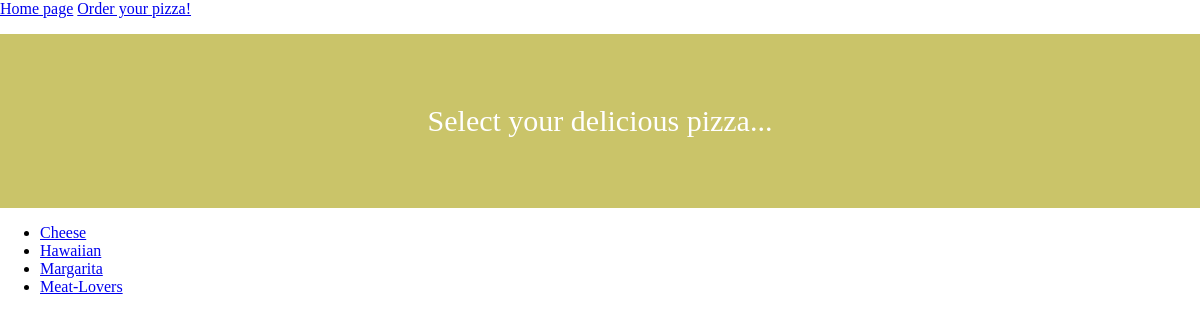
The page /pizzas on the database its author committed.
### pizzas/models.py (models this page shows)
class Pizza(models.Model):
    text = models.CharField(max_length=200)
    pizza_pic = models.ImageField(null=True, blank=True)
    def __str__(self):
        return self.text

### pizzas/views.py (the view)
# urls.py: path("pizzas", views.pizzas, name="pizzas"),
def pizzas(request):
    pizzas = Pizza.objects.order_by("text")
    context = {"pizzas": pizzas}
    return render(request, "pizzas/pizzas.html", context)

### pizzas/templates/pizzas/pizzas.html (shortened to what this page needs)
{% extends "pizzas/base.html" %}
{% block content %}
<div class='header'>
    <p>Select your delicious pizza...</p>
</div>
<ul>
    {% for pizza in pizzas %}
    <li>
        <a href="{% url 'pizzas:pizza' pizza.id %}"> {{pizza}} </a>
    </li>
    {% empty %}
    <li> No pizzas are available for order.</li>
    {% endfor %}
</ul>
{% endblock content %}

### pizzas/templates/pizzas/base.html (style rules this page uses)
body { font-family: Luminari, fantasy; margin: 0; }

### pizzas/templates/pizzas/pizzas.html (style rules this page uses)
.header { padding: 40px; text-align: center; background: #cac469; color: white; font-size: 30px; }

### rows shown on the page
Pizza: text "Cheese"
Pizza: text "Hawaiian"
Pizza: text "Margarita"
Pizza: text "Meat-Lovers"
